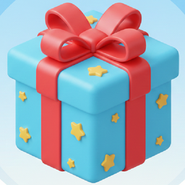
#> input picture Share/Gift_256.png, 185 x 185 px, shrunk from 256 x 256 before the run, found by its file name; its folder holds 5 pictures in this run
$ python visualize_dct.py
#> lines starting #> are read from the running program, lines starting #| are printed output that depends on the picture
"""
DCT截断与重建可视化脚本
用于演示不同DCT尺寸对图像重建质量的影响
"""
import cv2
import numpy as np
from scipy.fftpack import dct, idct
from pathlib import Path
import matplotlib.pyplot as plt
import matplotlib
matplotlib.use('Agg')  # 非交互式后端

def calculate_dct_2d(image_channel):
    """对单通道图像进行2D DCT变换"""
    return dct(dct(image_channel, axis=0, norm='ortho'), axis=1, norm='ortho')

def calculate_idct_2d(dct_coefficients):
    """对DCT系数进行2D逆变换"""
    return idct(idct(dct_coefficients, axis=0, norm='ortho'), axis=1, norm='ortho')

def visualize_dct_colorful(dct_result, dct_size, save_path):
    """
    生成彩色可视化的DCT系数图
    左上角有效区域用彩色显示,其余区域用灰色
    """
    height, width = dct_result.shape

    # 创建可视化图像
    fig, ax = plt.subplots(figsize=(8, 8))

    # 归一化DCT系数到0-1范围用于显示
    dct_abs = np.abs(dct_result)
    dct_log = np.log10(dct_abs + 1)  # 对数变换增强可视化
    dct_normalized = (dct_log - dct_log.min()) / (dct_log.max() - dct_log.min())

    # 创建RGB图像
    vis_image = np.zeros((height, width, 3))

    # 有效区域(左上角dct_size×dct_size)用彩色热力图
    heatmap = plt.cm.jet(dct_normalized[:dct_size, :dct_size])[:, :, :3]
    vis_image[:dct_size, :dct_size] = heatmap

    # 无效区域用深灰色
    vis_image[dct_size:, :] = 0.2
    vis_image[:, dct_size:] = 0.2

    # 显示
    ax.imshow(vis_image)
    ax.axhline(y=dct_size-0.5, color='white', linewidth=2, linestyle='--')
    ax.axvline(x=dct_size-0.5, color='white', linewidth=2, linestyle='--')

    # 添加文字说明
    ax.text(dct_size/2, -10, f'保留区域: {dct_size}×{dct_size}',
            ha='center', fontsize=12, color='red', weight='bold',
            bbox=dict(boxstyle='round', facecolor='white', alpha=0.8))
    ax.text(width-10, height+10, f'舍弃区域',
            ha='right', fontsize=10, color='gray',
            bbox=dict(boxstyle='round', facecolor='white', alpha=0.8))

    ax.set_title(f'DCT频域系数 (保留 {dct_size}×{dct_size}/{height}×{width})',
                 fontsize=14, weight='bold', fontproperties='SimHei')
    ax.axis('off')

    plt.tight_layout()
    plt.savefig(save_path, dpi=150, bbox_inches='tight')
    plt.close()

    print(f"✓ DCT可视化已保存: {save_path}")

def process_image_with_dct(image_path, dct_size, output_dir):
    """
    处理图像: 提取DCT系数, 生成截断DCT可视化图, 重建图像

    Args:
        image_path: 输入图像路径
        dct_size: DCT保留尺寸 (如8, 16, 32, 64)
        output_dir: 输出目录
    """
#> called with dct_size = 8
    output_dir = Path(output_dir)
    output_dir.mkdir(exist_ok=True)

    # 读取图像
    image_path = Path(image_path)
    image = cv2.imread(str(image_path))
#> image is the input picture: shape (185, 185, 3); mean B, G, R 182.9, 170.9, 166
    if image is None:
        print(f"错误: 无法读取图像 {image_path}")
        return

    height, width = image.shape[:2]
#> height = 185; width = 185
    print(f"\n处理图像: {image_path.name}")
    print(f"原始尺寸: {width}×{height}, DCT保留尺寸: {dct_size}×{dct_size}")
#| 原始尺寸: 185×185, DCT保留尺寸: 8×8

    # 转换到Lab色彩空间
    image_lab = cv2.cvtColor(image, cv2.COLOR_BGR2Lab)
#> image_lab: shape (185, 185, 3); mean of channels 0, 1, 2 184.5, 133.3, 126.3

    # 分离通道
    L, a, b = cv2.split(image_lab)
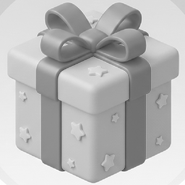
#> L: shape (185, 185); min 64, max 255, mean 184.5
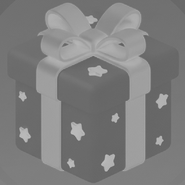
#> b: shape (185, 185); min 96, max 192, mean 126.3

    # 对每个通道进行DCT变换
    channels = [L, a, b]
    channel_names = ['L', 'a', 'b']
    reconstructed_channels = []

    for i, (channel, name) in enumerate(zip(channels, channel_names)):
        # 转换为float32
        channel_float = channel.astype(np.float32)

        # DCT变换
        dct_result = calculate_dct_2d(channel_float)

        # 保存第一个通道(L通道)的DCT可视化
        if i == 0:
            dct_vis_path = output_dir / f"{image_path.stem}_dct_{dct_size}x{dct_size}_visual.png"
            visualize_dct_colorful(dct_result, dct_size, dct_vis_path)

        # 截断: 只保留左上角dct_size×dct_size
        dct_truncated = np.zeros_like(dct_result)
        dct_truncated[:dct_size, :dct_size] = dct_result[:dct_size, :dct_size]

        # 逆DCT重建
        reconstructed = calculate_idct_2d(dct_truncated)
        reconstructed = np.clip(reconstructed, 0, 255).astype(np.uint8)
        reconstructed_channels.append(reconstructed)
#> this loop made 3 passes
#> name on passes 2 to 3: 'a', 'b'
#> (name, height in visualize_dct_colorful, width in visualize_dct_colorful) on pass 1: ('L', 185, 185)
#| ✓ DCT可视化已保存: E:\WorkSpace\image-matching\Share/E:\WorkSpace\image-matching\Share\Gift_256_dct_8x8_visual.png
#> pass 1, in process_image_with_dct, `dct_result = calculate_dct_2d(channel_float)`:
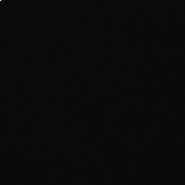
#> dct_result: shape (185, 185) float32; min -1538.3, max 34133.4, mean 1.1; drawn with min black and max white
#> pass 1, in visualize_dct_colorful, `plt.savefig(save_path, dpi=150, bbox_inches='tight')`:
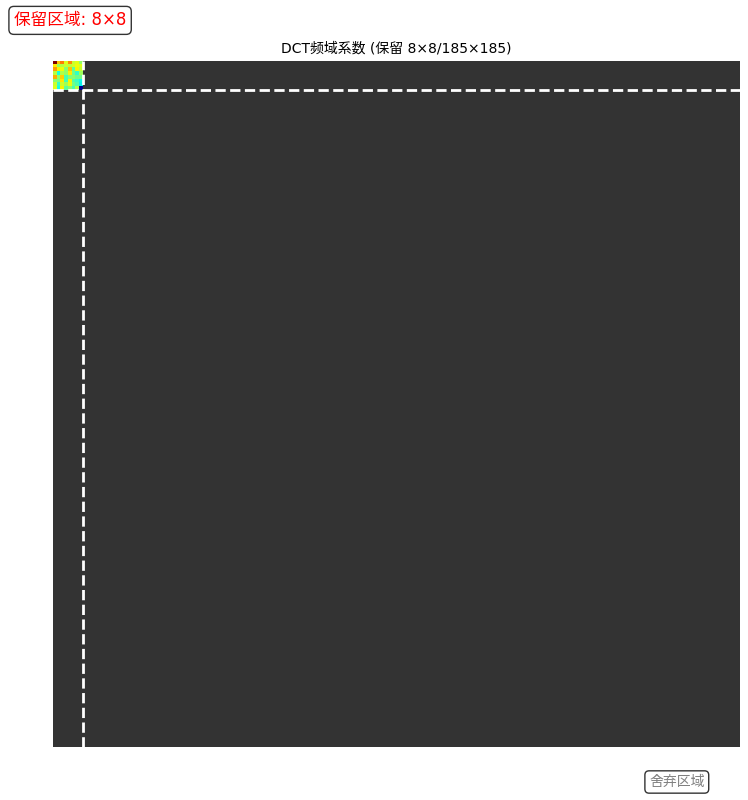
#> figure drawn by matplotlib, 1 panel
#> after the loop, reconstructed_channels = 3 items

    # 合并通道
    reconstructed_lab = cv2.merge(reconstructed_channels)
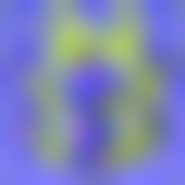
#> reconstructed_lab: shape (185, 185, 3); mean of channels 0, 1, 2 184, 132.8, 125.8; drawn as B, G, R

    # 转回BGR
    reconstructed_bgr = cv2.cvtColor(reconstructed_lab, cv2.COLOR_Lab2BGR)
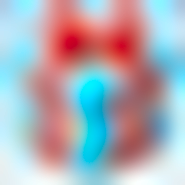
#> reconstructed_bgr: shape (185, 185, 3); mean B, G, R 182.3, 172.8, 170.8

    # 保存重建图像
    reconstructed_path = output_dir / f"{image_path.stem}_reconstructed_{dct_size}x{dct_size}.png"
    cv2.imwrite(str(reconstructed_path), reconstructed_bgr)
    print(f"✓ 重建图像已保存: {reconstructed_path}")

    # 计算信息保留率
    info_retention = (dct_size * dct_size) / (height * width) * 100
#> info_retention = 0.187
    print(f"✓ 信息保留率: {info_retention:.2f}% ({dct_size}×{dct_size}/{height}×{width})")
#| ✓ 信息保留率: 0.19% (8×8/185×185)

    # 创建对比图
    create_comparison_image(image, reconstructed_bgr, dct_size, output_dir / f"{image_path.stem}_comparison_{dct_size}x{dct_size}.png")

def create_comparison_image(original, reconstructed, dct_size, save_path):
    """创建原图与重建图的对比图"""
#> called with dct_size = 8
    fig, axes = plt.subplots(1, 2, figsize=(12, 6))

    # 原图
    axes[0].imshow(cv2.cvtColor(original, cv2.COLOR_BGR2RGB))
    axes[0].set_title('原始图像', fontsize=14, weight='bold', fontproperties='SimHei')
    axes[0].axis('off')

    # 重建图
    axes[1].imshow(cv2.cvtColor(reconstructed, cv2.COLOR_BGR2RGB))
    axes[1].set_title(f'DCT {dct_size}×{dct_size} 重建', fontsize=14, weight='bold', fontproperties='SimHei')
    axes[1].axis('off')

    plt.tight_layout()
    plt.savefig(save_path, dpi=150, bbox_inches='tight')
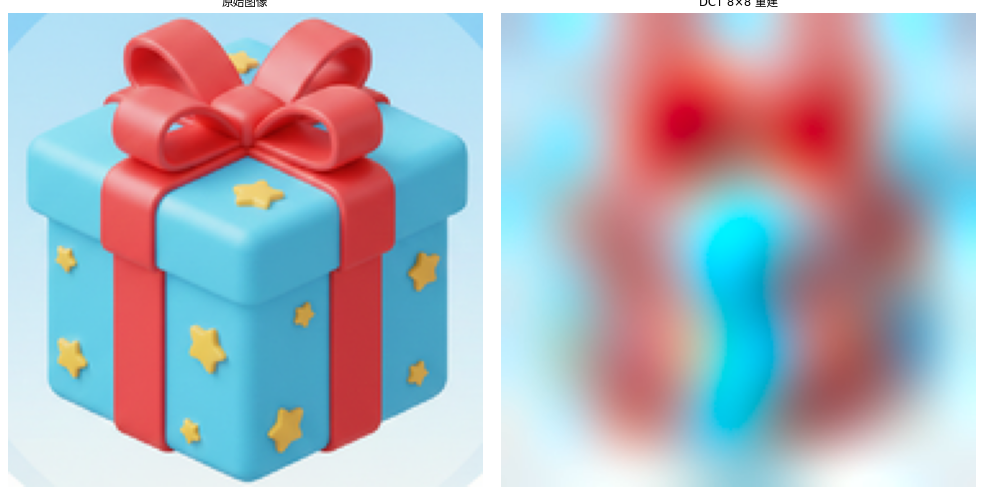
#> figure drawn by matplotlib, 2 panels
    plt.close()

    print(f"✓ 对比图已保存: {save_path}")

def batch_process(image_path, dct_sizes, output_dir):
    """
    批量处理多个DCT尺寸

    Args:
        image_path: 输入图像路径
        dct_sizes: DCT尺寸列表, 如[8, 16, 32, 64]
        output_dir: 输出目录
    """
    output_dir = Path(output_dir)
    output_dir.mkdir(exist_ok=True)

    print("=" * 70)
    print(f"批量DCT截断与重建演示")
    print(f"输入图像: {image_path}")
    print(f"DCT尺寸: {dct_sizes}")
    print(f"输出目录: {output_dir}")
    print("=" * 70)

    for dct_size in dct_sizes:
        process_image_with_dct(image_path, dct_size, output_dir)

    print("\n" + "=" * 70)
    print("✓ 全部处理完成!")
    print(f"✓ 输出文件在目录: {output_dir.absolute()}")
    print("=" * 70)

if __name__ == "__main__":
    # 配置参数
    IMAGE_PATH = r"E:\WorkSpace\image-matching\Share\Gift_256.png"
    OUTPUT_DIR = r"E:\WorkSpace\image-matching\Share"
    DCT_SIZES = [8, 32, 64, 256]  # 用于文档展示的尺寸

    # 执行批量处理
    batch_process(IMAGE_PATH, DCT_SIZES, OUTPUT_DIR)
